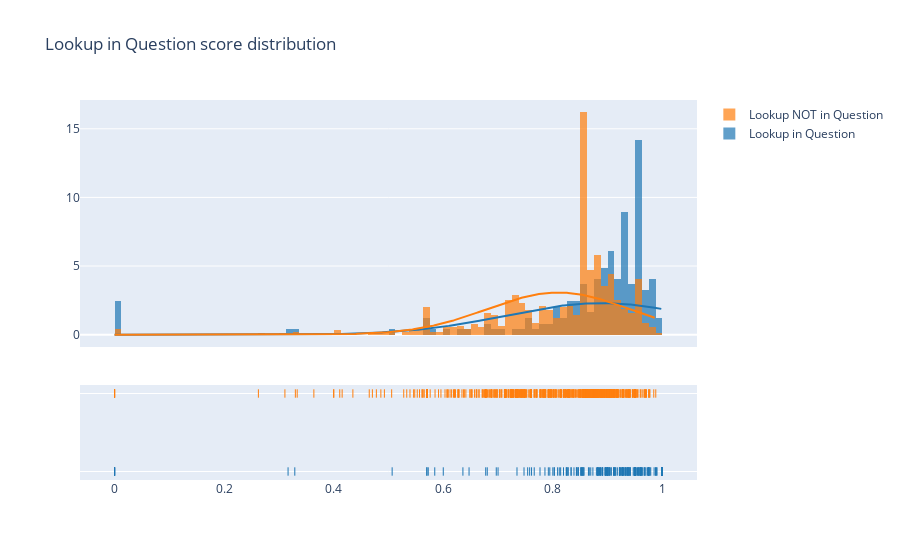

Write notebook code for a chart like this one.
### Code cell
fig = ff.create_distplot([
                    np.array(nm_l_in_q['final_scores'], dtype=float), 
                    np.array(nm_l_not_in_q['final_scores'], dtype=float)], 
                        group_labels=["Lookup in Question", "Lookup NOT in Question"], 
                        bin_size=.0125,
                        # histnorm= '',
                        curve_type='normal',
                        show_curve=True
                        )
fig.update_layout(title_text="Lookup in Question score distribution")
fig.show()

### Figure 1 — Plotly figure (JSON) as saved in the notebook; plotly's stock layout.template omitted (floating-point values rounded to 4 significant figures; data arrays with more than 128 entries replaced by an {"elided": "..."} marker saying what was removed)
{"data": [{"autobinx": false, "histnorm": "probability density", "legendgroup": "Lookup in Question", "marker": {"color": "rgb(31, 119, 180)"}, "name": "Lookup in Question", "opacity": 0.7, "type": "histogram", "x": {"elided": "253 float values"}, "xaxis": "x", "xbins": {"end": 1, "size": 0.0125, "start": 0}, "yaxis": "y"}, {"autobinx": false, "histnorm": "probability density", "legendgroup": "Lookup NOT in Question", "marker": {"color": "rgb(255, 127, 14)"}, "name": "Lookup NOT in Question", "opacity": 0.7, "type": "histogram", "x": {"elided": "726 float values"}, "xaxis": "x", "xbins": {"end": 0.9879, "size": 0.0125, "start": 0}, "yaxis": "y"}, {"legendgroup": "Lookup in Question", "marker": {"color": "rgb(31, 119, 180)"}, "mode": "lines", "name": "Lookup in Question", "showlegend": false, "type": "scatter", "x": {"elided": "500 float values"}, "xaxis": "x", "y": {"elided": "500 float values"}, "yaxis": "y"}, {"legendgroup": "Lookup NOT in Question", "marker": {"color": "rgb(255, 127, 14)"}, "mode": "lines", "name": "Lookup NOT in Question", "showlegend": false, "type": "scatter", "x": {"elided": "500 float values"}, "xaxis": "x", "y": {"elided": "500 float values"}, "yaxis": "y"}, {"legendgroup": "Lookup in Question", "marker": {"color": "rgb(31, 119, 180)", "symbol": "line-ns-open"}, "mode": "markers", "name": "Lookup in Question", "showlegend": false, "type": "scatter", "x": {"elided": "253 float values"}, "xaxis": "x", "y": {"elided": "253 str values"}, "yaxis": "y2"}, {"legendgroup": "Lookup NOT in Question", "marker": {"color": "rgb(255, 127, 14)", "symbol": "line-ns-open"}, "mode": "markers", "name": "Lookup NOT in Question", "showlegend": false, "type": "scatter", "x": {"elided": "726 float values"}, "xaxis": "x", "y": {"elided": "726 str values"}, "yaxis": "y2"}], "layout": {"barmode": "overlay", "hovermode": "closest", "legend": {"traceorder": "reversed"}, "title": {"text": "Lookup in Question score distribution"}, "xaxis": {"anchor": "y2", "domain": [0, 1], "zeroline": false}, "yaxis": {"anchor": "free", "domain": [0.35, 1], "position": 0}, "yaxis2": {"anchor": "x", "domain": [0, 0.25], "dtick": 1, "showticklabels": false}}}
